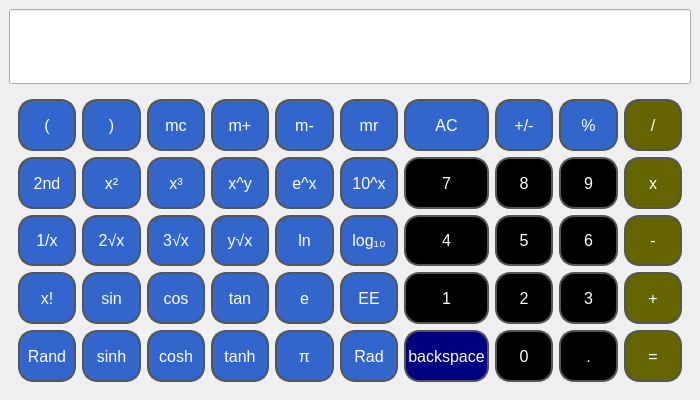
<?xml version='1.0' encoding='utf-8'?>
<ui version="4.0">
 <class>CalculatorUI</class>
 <widget class="QMainWindow" name="CalculatorUI">
  <property name="geometry">
   <rect>
    <x>0</x>
    <y>0</y>
    <width>700</width>
    <height>400</height>
   </rect>
  </property>
  <property name="font">
   <font>
    <pointsize>14</pointsize>
   </font>
  </property>
  <property name="windowTitle">
   <string>Engineering Calculator</string>
  </property>
  <property name="styleSheet">
   <string notr="true">QPushButton {
    padding: 2px;
}</string>
  </property>
  <widget class="QWidget" name="centralwidget">
   <property name="enabled">
    <bool>true</bool>
   </property>
   <property name="styleSheet">
    <string notr="true">QPushButton {
    color: white;
}</string>
   </property>
   <layout class="QVBoxLayout" name="verticalLayout">
    <item>
     <widget class="QLineEdit" name="le_display">
      <property name="enabled">
       <bool>true</bool>
      </property>
      <property name="sizePolicy">
       <sizepolicy hsizetype="Expanding" vsizetype="Preferred">
        <horstretch>0</horstretch>
        <verstretch>1</verstretch>
       </sizepolicy>
      </property>
      <property name="font">
       <font>
        <pointsize>24</pointsize>
       </font>
      </property>
      <property name="alignment">
       <set>Qt::AlignRight</set>
      </property>
      <property name="readOnly">
       <bool>true</bool>
      </property>
     </widget>
    </item>
    <item>
     <widget class="QFrame" name="ButtonFrame">
      <property name="sizePolicy">
       <sizepolicy hsizetype="Preferred" vsizetype="Preferred">
        <horstretch>0</horstretch>
        <verstretch>4</verstretch>
       </sizepolicy>
      </property>
      <property name="font">
       <font>
        <pointsize>14</pointsize>
        <kerning>true</kerning>
       </font>
      </property>
      <property name="styleSheet">
       <string notr="true">QPushButton {
 	font-size: 16px;
    background-color: #3366cc; 
    border: 2px solid #555555; 
    border-radius: 15px; 
}
QPushButton:pressed {
    background-color: #333333; 
}</string>
      </property>
      <layout class="QGridLayout" name="gridLayoutUpper">
       <item row="5" column="6">
        <widget class="QPushButton" name="btno_backspace">
         <property name="sizePolicy">
          <sizepolicy hsizetype="Minimum" vsizetype="Preferred">
           <horstretch>0</horstretch>
           <verstretch>0</verstretch>
          </sizepolicy>
         </property>
         <property name="styleSheet">
          <string notr="backspace">background-color: rgb(0, 0, 128);</string>
         </property>
         <property name="text">
          <string>backspace</string>
         </property>
        </widget>
       </item>
       <item row="5" column="9">
        <widget class="QPushButton" name="btn_equals">
         <property name="sizePolicy">
          <sizepolicy hsizetype="Minimum" vsizetype="Preferred">
           <horstretch>0</horstretch>
           <verstretch>0</verstretch>
          </sizepolicy>
         </property>
         <property name="styleSheet">
          <string notr="true">background-color: rgb(100, 100, 0);</string>
         </property>
         <property name="text">
          <string>=</string>
         </property>
        </widget>
       </item>
       <item row="0" column="0">
        <widget class="QPushButton" name="btn_open_paren">
         <property name="sizePolicy">
          <sizepolicy hsizetype="Minimum" vsizetype="Preferred">
           <horstretch>0</horstretch>
           <verstretch>1</verstretch>
          </sizepolicy>
         </property>
         <property name="text">
          <string>(</string>
         </property>
        </widget>
       </item>
       <item row="3" column="1">
        <widget class="QPushButton" name="btn_sin">
         <property name="sizePolicy">
          <sizepolicy hsizetype="Minimum" vsizetype="Preferred">
           <horstretch>0</horstretch>
           <verstretch>1</verstretch>
          </sizepolicy>
         </property>
         <property name="text">
          <string>sin</string>
         </property>
        </widget>
       </item>
       <item row="0" column="7">
        <widget class="QPushButton" name="btn_plus_minus">
         <property name="sizePolicy">
          <sizepolicy hsizetype="Minimum" vsizetype="Preferred">
           <horstretch>0</horstretch>
           <verstretch>0</verstretch>
          </sizepolicy>
         </property>
         <property name="text">
          <string>+/-</string>
         </property>
        </widget>
       </item>
       <item row="3" column="6">
        <widget class="QPushButton" name="btn_1">
         <property name="sizePolicy">
          <sizepolicy hsizetype="Minimum" vsizetype="Preferred">
           <horstretch>0</horstretch>
           <verstretch>0</verstretch>
          </sizepolicy>
         </property>
         <property name="styleSheet">
          <string notr="true">background-color: rgb(0, 0, 0);</string>
         </property>
         <property name="text">
          <string>1</string>
         </property>
        </widget>
       </item>
       <item row="2" column="5">
        <widget class="QPushButton" name="btn_log10">
         <property name="sizePolicy">
          <sizepolicy hsizetype="Minimum" vsizetype="Preferred">
           <horstretch>0</horstretch>
           <verstretch>1</verstretch>
          </sizepolicy>
         </property>
         <property name="text">
          <string>log₁₀</string>
         </property>
        </widget>
       </item>
       <item row="3" column="0">
        <widget class="QPushButton" name="btn_x_factorial">
         <property name="sizePolicy">
          <sizepolicy hsizetype="Minimum" vsizetype="Preferred">
           <horstretch>0</horstretch>
           <verstretch>1</verstretch>
          </sizepolicy>
         </property>
         <property name="text">
          <string>x!</string>
         </property>
        </widget>
       </item>
       <item row="5" column="8">
        <widget class="QPushButton" name="btn_decimal">
         <property name="sizePolicy">
          <sizepolicy hsizetype="Minimum" vsizetype="Preferred">
           <horstretch>0</horstretch>
           <verstretch>0</verstretch>
          </sizepolicy>
         </property>
         <property name="styleSheet">
          <string notr="true">background-color: rgb(0, 0, 0);</string>
         </property>
         <property name="text">
          <string>.</string>
         </property>
        </widget>
       </item>
       <item row="3" column="8">
        <widget class="QPushButton" name="btn_3">
         <property name="sizePolicy">
          <sizepolicy hsizetype="Minimum" vsizetype="Preferred">
           <horstretch>0</horstretch>
           <verstretch>0</verstretch>
          </sizepolicy>
         </property>
         <property name="styleSheet">
          <string notr="true">background-color: rgb(0, 0, 0);</string>
         </property>
         <property name="text">
          <string>3</string>
         </property>
        </widget>
       </item>
       <item row="3" column="5">
        <widget class="QPushButton" name="btn_ee">
         <property name="sizePolicy">
          <sizepolicy hsizetype="Minimum" vsizetype="Preferred">
           <horstretch>0</horstretch>
           <verstretch>1</verstretch>
          </sizepolicy>
         </property>
         <property name="text">
          <string>EE</string>
         </property>
        </widget>
       </item>
       <item row="5" column="4">
        <widget class="QPushButton" name="btn_pi">
         <property name="sizePolicy">
          <sizepolicy hsizetype="Minimum" vsizetype="Preferred">
           <horstretch>0</horstretch>
           <verstretch>1</verstretch>
          </sizepolicy>
         </property>
         <property name="text">
          <string>π</string>
         </property>
        </widget>
       </item>
       <item row="0" column="4">
        <widget class="QPushButton" name="btn_m_minus">
         <property name="sizePolicy">
          <sizepolicy hsizetype="Minimum" vsizetype="Preferred">
           <horstretch>0</horstretch>
           <verstretch>1</verstretch>
          </sizepolicy>
         </property>
         <property name="text">
          <string>m-</string>
         </property>
        </widget>
       </item>
       <item row="5" column="2">
        <widget class="QPushButton" name="btn_cosh">
         <property name="sizePolicy">
          <sizepolicy hsizetype="Minimum" vsizetype="Preferred">
           <horstretch>0</horstretch>
           <verstretch>1</verstretch>
          </sizepolicy>
         </property>
         <property name="text">
          <string>cosh</string>
         </property>
        </widget>
       </item>
       <item row="1" column="1">
        <widget class="QPushButton" name="btn_x_squared">
         <property name="sizePolicy">
          <sizepolicy hsizetype="Minimum" vsizetype="Preferred">
           <horstretch>0</horstretch>
           <verstretch>1</verstretch>
          </sizepolicy>
         </property>
         <property name="text">
          <string>x²</string>
         </property>
        </widget>
       </item>
       <item row="2" column="1">
        <widget class="QPushButton" name="btn_2_root_x">
         <property name="sizePolicy">
          <sizepolicy hsizetype="Minimum" vsizetype="Preferred">
           <horstretch>0</horstretch>
           <verstretch>1</verstretch>
          </sizepolicy>
         </property>
         <property name="text">
          <string>2√x</string>
         </property>
        </widget>
       </item>
       <item row="3" column="3">
        <widget class="QPushButton" name="btn_tan">
         <property name="sizePolicy">
          <sizepolicy hsizetype="Minimum" vsizetype="Preferred">
           <horstretch>0</horstretch>
           <verstretch>1</verstretch>
          </sizepolicy>
         </property>
         <property name="text">
          <string>tan</string>
         </property>
        </widget>
       </item>
       <item row="1" column="5">
        <widget class="QPushButton" name="btn_10_power_x">
         <property name="sizePolicy">
          <sizepolicy hsizetype="Minimum" vsizetype="Preferred">
           <horstretch>0</horstretch>
           <verstretch>1</verstretch>
          </sizepolicy>
         </property>
         <property name="text">
          <string>10^x</string>
         </property>
        </widget>
       </item>
       <item row="1" column="6">
        <widget class="QPushButton" name="btn_7">
         <property name="sizePolicy">
          <sizepolicy hsizetype="Minimum" vsizetype="Preferred">
           <horstretch>0</horstretch>
           <verstretch>0</verstretch>
          </sizepolicy>
         </property>
         <property name="styleSheet">
          <string notr="true">background-color: rgb(0, 0, 0);</string>
         </property>
         <property name="text">
          <string>7</string>
         </property>
        </widget>
       </item>
       <item row="0" column="9">
        <widget class="QPushButton" name="btn_divide">
         <property name="sizePolicy">
          <sizepolicy hsizetype="Minimum" vsizetype="Preferred">
           <horstretch>0</horstretch>
           <verstretch>0</verstretch>
          </sizepolicy>
         </property>
         <property name="styleSheet">
          <string notr="true">background-color: rgb(100, 100, 0);</string>
         </property>
         <property name="text">
          <string>/</string>
         </property>
        </widget>
       </item>
       <item row="0" column="1">
        <widget class="QPushButton" name="btn_close_paren">
         <property name="sizePolicy">
          <sizepolicy hsizetype="Minimum" vsizetype="Preferred">
           <horstretch>0</horstretch>
           <verstretch>1</verstretch>
          </sizepolicy>
         </property>
         <property name="text">
          <string>)</string>
         </property>
        </widget>
       </item>
       <item row="0" column="3">
        <widget class="QPushButton" name="btn_m_plus">
         <property name="sizePolicy">
          <sizepolicy hsizetype="Minimum" vsizetype="Preferred">
           <horstretch>0</horstretch>
           <verstretch>1</verstretch>
          </sizepolicy>
         </property>
         <property name="text">
          <string>m+</string>
         </property>
        </widget>
       </item>
       <item row="1" column="7">
        <widget class="QPushButton" name="btn_8">
         <property name="sizePolicy">
          <sizepolicy hsizetype="Minimum" vsizetype="Preferred">
           <horstretch>0</horstretch>
           <verstretch>0</verstretch>
          </sizepolicy>
         </property>
         <property name="styleSheet">
          <string notr="true">background-color: rgb(0, 0, 0);</string>
         </property>
         <property name="text">
          <string>8</string>
         </property>
        </widget>
       </item>
       <item row="0" column="6">
        <widget class="QPushButton" name="btn_ac">
         <property name="sizePolicy">
          <sizepolicy hsizetype="Minimum" vsizetype="Preferred">
           <horstretch>0</horstretch>
           <verstretch>0</verstretch>
          </sizepolicy>
         </property>
         <property name="text">
          <string>AC</string>
         </property>
        </widget>
       </item>
       <item row="0" column="5">
        <widget class="QPushButton" name="btn_mr">
         <property name="sizePolicy">
          <sizepolicy hsizetype="Minimum" vsizetype="Preferred">
           <horstretch>0</horstretch>
           <verstretch>1</verstretch>
          </sizepolicy>
         </property>
         <property name="text">
          <string>mr</string>
         </property>
        </widget>
       </item>
       <item row="0" column="8">
        <widget class="QPushButton" name="btn_percent">
         <property name="sizePolicy">
          <sizepolicy hsizetype="Minimum" vsizetype="Preferred">
           <horstretch>0</horstretch>
           <verstretch>0</verstretch>
          </sizepolicy>
         </property>
         <property name="text">
          <string>%</string>
         </property>
        </widget>
       </item>
       <item row="3" column="7">
        <widget class="QPushButton" name="btn_2">
         <property name="sizePolicy">
          <sizepolicy hsizetype="Minimum" vsizetype="Preferred">
           <horstretch>0</horstretch>
           <verstretch>0</verstretch>
          </sizepolicy>
         </property>
         <property name="styleSheet">
          <string notr="true">background-color: rgb(0, 0, 0);</string>
         </property>
         <property name="text">
          <string>2</string>
         </property>
        </widget>
       </item>
       <item row="2" column="3">
        <widget class="QPushButton" name="btn_y_root_x">
         <property name="sizePolicy">
          <sizepolicy hsizetype="Minimum" vsizetype="Preferred">
           <horstretch>0</horstretch>
           <verstretch>1</verstretch>
          </sizepolicy>
         </property>
         <property name="text">
          <string>y√x</string>
         </property>
        </widget>
       </item>
       <item row="2" column="2">
        <widget class="QPushButton" name="btn_3_root_x">
         <property name="sizePolicy">
          <sizepolicy hsizetype="Minimum" vsizetype="Preferred">
           <horstretch>0</horstretch>
           <verstretch>1</verstretch>
          </sizepolicy>
         </property>
         <property name="text">
          <string>3√x</string>
         </property>
        </widget>
       </item>
       <item row="3" column="4">
        <widget class="QPushButton" name="btn_e">
         <property name="sizePolicy">
          <sizepolicy hsizetype="Minimum" vsizetype="Preferred">
           <horstretch>0</horstretch>
           <verstretch>1</verstretch>
          </sizepolicy>
         </property>
         <property name="text">
          <string>e</string>
         </property>
        </widget>
       </item>
       <item row="1" column="3">
        <widget class="QPushButton" name="btn_x_power_y">
         <property name="sizePolicy">
          <sizepolicy hsizetype="Minimum" vsizetype="Preferred">
           <horstretch>0</horstretch>
           <verstretch>1</verstretch>
          </sizepolicy>
         </property>
         <property name="text">
          <string>x^y</string>
         </property>
        </widget>
       </item>
       <item row="0" column="2">
        <widget class="QPushButton" name="btn_mc">
         <property name="sizePolicy">
          <sizepolicy hsizetype="Minimum" vsizetype="Preferred">
           <horstretch>0</horstretch>
           <verstretch>1</verstretch>
          </sizepolicy>
         </property>
         <property name="text">
          <string>mc</string>
         </property>
        </widget>
       </item>
       <item row="5" column="0">
        <widget class="QPushButton" name="btn_rand">
         <property name="sizePolicy">
          <sizepolicy hsizetype="Minimum" vsizetype="Preferred">
           <horstretch>0</horstretch>
           <verstretch>1</verstretch>
          </sizepolicy>
         </property>
         <property name="text">
          <string>Rand</string>
         </property>
        </widget>
       </item>
       <item row="2" column="6">
        <widget class="QPushButton" name="btn_4">
         <property name="sizePolicy">
          <sizepolicy hsizetype="Minimum" vsizetype="Preferred">
           <horstretch>0</horstretch>
           <verstretch>0</verstretch>
          </sizepolicy>
         </property>
         <property name="styleSheet">
          <string notr="true">background-color: rgb(0, 0, 0);</string>
         </property>
         <property name="text">
          <string>4</string>
         </property>
        </widget>
       </item>
       <item row="5" column="7">
        <widget class="QPushButton" name="btn_0">
         <property name="sizePolicy">
          <sizepolicy hsizetype="Minimum" vsizetype="Preferred">
           <horstretch>0</horstretch>
           <verstretch>0</verstretch>
          </sizepolicy>
         </property>
         <property name="styleSheet">
          <string notr="true">background-color: rgb(0, 0, 0);</string>
         </property>
         <property name="text">
          <string>0</string>
         </property>
        </widget>
       </item>
       <item row="1" column="8">
        <widget class="QPushButton" name="btn_9">
         <property name="sizePolicy">
          <sizepolicy hsizetype="Minimum" vsizetype="Preferred">
           <horstretch>0</horstretch>
           <verstretch>0</verstretch>
          </sizepolicy>
         </property>
         <property name="styleSheet">
          <string notr="true">background-color: rgb(0, 0, 0);</string>
         </property>
         <property name="text">
          <string>9</string>
         </property>
        </widget>
       </item>
       <item row="2" column="9">
        <widget class="QPushButton" name="btn_minus">
         <property name="sizePolicy">
          <sizepolicy hsizetype="Minimum" vsizetype="Preferred">
           <horstretch>0</horstretch>
           <verstretch>0</verstretch>
          </sizepolicy>
         </property>
         <property name="styleSheet">
          <string notr="true">background-color: rgb(100, 100, 0);</string>
         </property>
         <property name="text">
          <string>-</string>
         </property>
        </widget>
       </item>
       <item row="1" column="0">
        <widget class="QPushButton" name="btn_2nd">
         <property name="sizePolicy">
          <sizepolicy hsizetype="Minimum" vsizetype="Preferred">
           <horstretch>0</horstretch>
           <verstretch>1</verstretch>
          </sizepolicy>
         </property>
         <property name="text">
          <string>2nd</string>
         </property>
        </widget>
       </item>
       <item row="1" column="4">
        <widget class="QPushButton" name="btn_e_power_x">
         <property name="sizePolicy">
          <sizepolicy hsizetype="Minimum" vsizetype="Preferred">
           <horstretch>0</horstretch>
           <verstretch>1</verstretch>
          </sizepolicy>
         </property>
         <property name="text">
          <string>e^x</string>
         </property>
        </widget>
       </item>
       <item row="2" column="4">
        <widget class="QPushButton" name="btn_ln">
         <property name="sizePolicy">
          <sizepolicy hsizetype="Minimum" vsizetype="Preferred">
           <horstretch>0</horstretch>
           <verstretch>1</verstretch>
          </sizepolicy>
         </property>
         <property name="text">
          <string>ln</string>
         </property>
        </widget>
       </item>
       <item row="1" column="2">
        <widget class="QPushButton" name="btn_x_cubed">
         <property name="sizePolicy">
          <sizepolicy hsizetype="Minimum" vsizetype="Preferred">
           <horstretch>0</horstretch>
           <verstretch>1</verstretch>
          </sizepolicy>
         </property>
         <property name="text">
          <string>x³</string>
         </property>
        </widget>
       </item>
       <item row="3" column="2">
        <widget class="QPushButton" name="btn_cos">
         <property name="sizePolicy">
          <sizepolicy hsizetype="Minimum" vsizetype="Preferred">
           <horstretch>0</horstretch>
           <verstretch>1</verstretch>
          </sizepolicy>
         </property>
         <property name="text">
          <string>cos</string>
         </property>
        </widget>
       </item>
       <item row="3" column="9">
        <widget class="QPushButton" name="btn_plus">
         <property name="sizePolicy">
          <sizepolicy hsizetype="Minimum" vsizetype="Preferred">
           <horstretch>0</horstretch>
           <verstretch>0</verstretch>
          </sizepolicy>
         </property>
         <property name="styleSheet">
          <string notr="true">background-color: rgb(100, 100, 0);</string>
         </property>
         <property name="text">
          <string>+</string>
         </property>
        </widget>
       </item>
       <item row="1" column="9">
        <widget class="QPushButton" name="btn_multiply">
         <property name="sizePolicy">
          <sizepolicy hsizetype="Minimum" vsizetype="Preferred">
           <horstretch>0</horstretch>
           <verstretch>0</verstretch>
          </sizepolicy>
         </property>
         <property name="styleSheet">
          <string notr="true">background-color: rgb(100, 100, 0);</string>
         </property>
         <property name="text">
          <string>x</string>
         </property>
        </widget>
       </item>
       <item row="2" column="8">
        <widget class="QPushButton" name="btn_6">
         <property name="sizePolicy">
          <sizepolicy hsizetype="Minimum" vsizetype="Preferred">
           <horstretch>0</horstretch>
           <verstretch>0</verstretch>
          </sizepolicy>
         </property>
         <property name="styleSheet">
          <string notr="true">background-color: rgb(0, 0, 0);</string>
         </property>
         <property name="text">
          <string>6</string>
         </property>
        </widget>
       </item>
       <item row="2" column="7">
        <widget class="QPushButton" name="btn_5">
         <property name="sizePolicy">
          <sizepolicy hsizetype="Minimum" vsizetype="Preferred">
           <horstretch>0</horstretch>
           <verstretch>0</verstretch>
          </sizepolicy>
         </property>
         <property name="styleSheet">
          <string notr="true">background-color: rgb(0, 0, 0);</string>
         </property>
         <property name="text">
          <string>5</string>
         </property>
        </widget>
       </item>
       <item row="5" column="3">
        <widget class="QPushButton" name="btn_tanh">
         <property name="sizePolicy">
          <sizepolicy hsizetype="Minimum" vsizetype="Preferred">
           <horstretch>0</horstretch>
           <verstretch>1</verstretch>
          </sizepolicy>
         </property>
         <property name="text">
          <string>tanh</string>
         </property>
        </widget>
       </item>
       <item row="5" column="1">
        <widget class="QPushButton" name="btn_sinh">
         <property name="sizePolicy">
          <sizepolicy hsizetype="Minimum" vsizetype="Preferred">
           <horstretch>0</horstretch>
           <verstretch>1</verstretch>
          </sizepolicy>
         </property>
         <property name="text">
          <string>sinh</string>
         </property>
        </widget>
       </item>
       <item row="2" column="0">
        <widget class="QPushButton" name="btn_1_over_x">
         <property name="sizePolicy">
          <sizepolicy hsizetype="Minimum" vsizetype="Preferred">
           <horstretch>0</horstretch>
           <verstretch>1</verstretch>
          </sizepolicy>
         </property>
         <property name="text">
          <string>1/x</string>
         </property>
        </widget>
       </item>
       <item row="5" column="5">
        <widget class="QPushButton" name="btn_rad">
         <property name="sizePolicy">
          <sizepolicy hsizetype="Minimum" vsizetype="Preferred">
           <horstretch>0</horstretch>
           <verstretch>1</verstretch>
          </sizepolicy>
         </property>
         <property name="text">
          <string>Rad</string>
         </property>
        </widget>
       </item>
      </layout>
     </widget>
    </item>
   </layout>
  </widget>
 </widget>
 <resources />
 <connections />
</ui>
